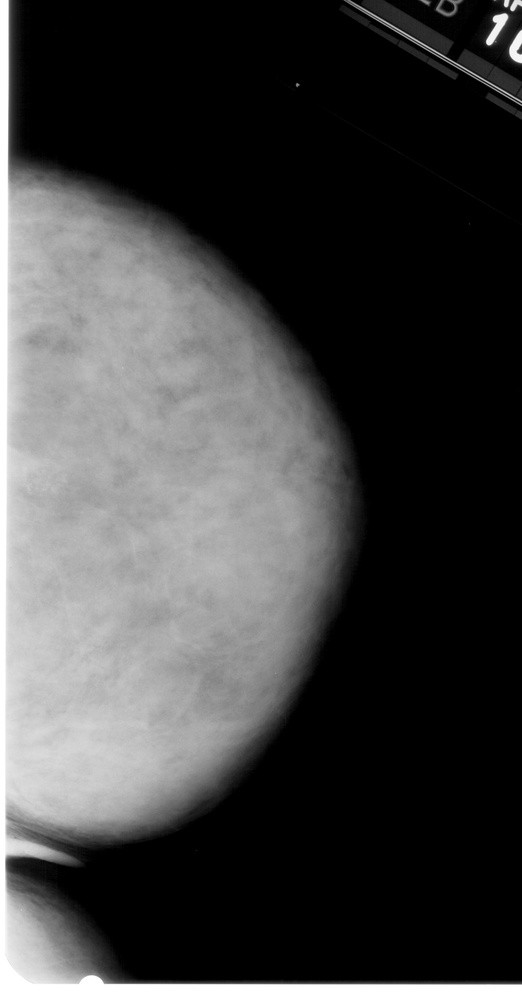
#> input picture projecttopic5part2/dataset/1-014.jpg, 522 x 1000 px, shrunk from 2731 x 5236 before the run; its folder holds only this picture in this run
$ python student2_adaptive_local_thresholding.py   (older library calls are emulated)
#> lines starting #> are read from the running program, lines starting #| are printed output that depends on the picture; after the words box and inside, x2 and y2 are one past the last pixel; in counts of white or black regions, pixels touching at a corner belong together
#> further down, img is the input picture: shape (1000, 522, 3); min 0, max 255, mean 66.7
# Student 2: Ruckshada Khan
# Adaptive Local Thresholding

import cv2
import numpy as np
import matplotlib.pyplot as plt
import os
import csv

# Input and output folders
input_folder = "dataset"
output_folder = os.path.join(os.path.dirname(__file__), "student2_adaptive_local_results")
os.makedirs(output_folder, exist_ok=True)

# Calculate PSNR func.
def compute_psnr(original, processed):
    mse = np.mean((original.astype(np.float32) - processed.astype(np.float32)) ** 2)
    if mse == 0:
        return float('inf')
    PIXEL_MAX = 255.0
    psnr = 20 * np.log10(PIXEL_MAX / np.sqrt(mse))
    return psnr

# Combined preprocessing func.
def pre_processing(img):
    # Median filtering
    filtered = cv2.medianBlur(img, 5)

    # Histogram equalization
    equalized = cv2.equalizeHist(filtered)

    # Sobel edge detection
    grad_x = cv2.Sobel(equalized, cv2.CV_64F, 1, 0, ksize=3)
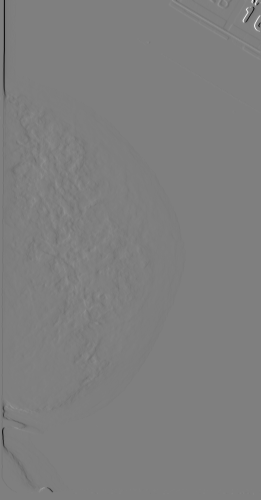
#> grad_x: shape (1000, 522) float64 (shown at 1/2 size); min -824, max 821, mean -3.7; drawn with min black and max white
    grad_y = cv2.Sobel(equalized, cv2.CV_64F, 0, 1, ksize=3)
    grad = cv2.magnitude(grad_x, grad_y)
    edges = cv2.convertScaleAbs(grad)

    return edges

# Optimized adaptive local thresholding
def adaptive_local_threshold(img, k, window_size=15):
#> called with k = 0.5, window_size = 15
    img = img.astype(np.float32)
#> img: shape (1000, 522) float32
    mean = cv2.blur(img, (window_size, window_size))
    local_max = cv2.dilate(img, np.ones((window_size, window_size), np.uint8))
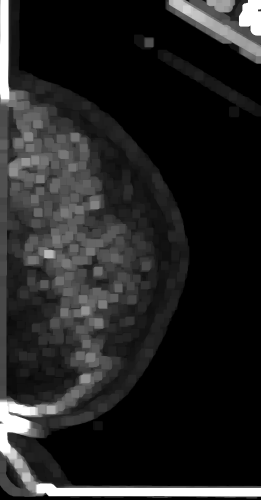
#> local_max: shape (1000, 522) float32 (shown at 1/2 size); min 0, max 255, mean 35.5
    local_min = cv2.erode(img, np.ones((window_size, window_size), np.uint8))
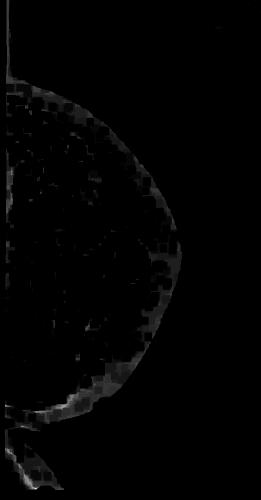
#> local_min: shape (1000, 522) float32 (shown at 1/2 size); min 0, max 34, mean 0.3; drawn with min black and max white
    T = k * (mean + (local_max - local_min) / 255.0)
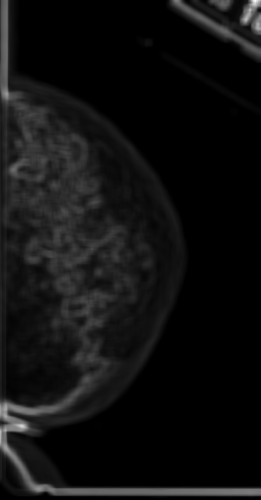
#> T: shape (1000, 522) float32 (shown at 1/2 size); min 0, max 83.19, mean 5.4; drawn with min black and max white
    binary = np.where(img > T, 255, 0).astype(np.uint8)
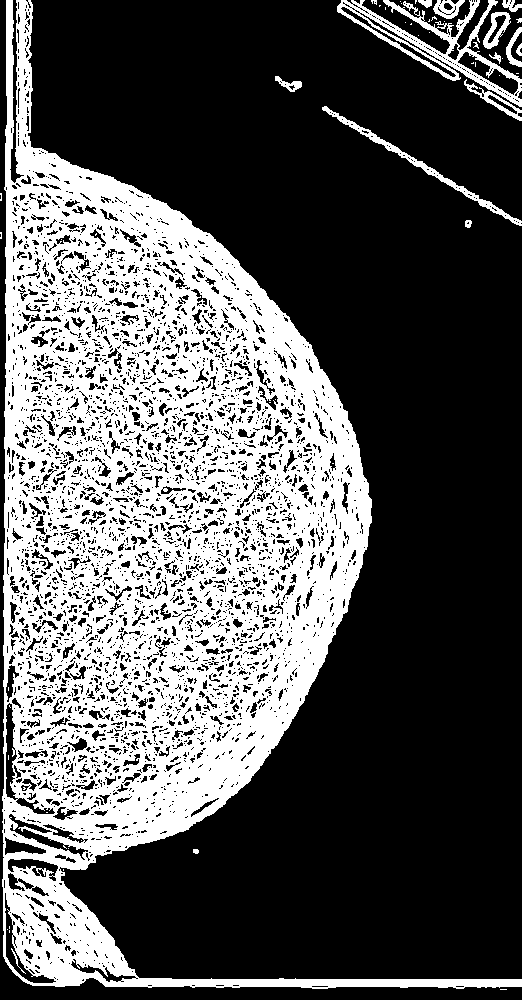
#> binary: shape (1000, 522); 35.1% white; 72 white regions (56 under 20 px), largest, box (x1, y1, x2, y2) and area: (2, 0, 522, 989) 175959, (337, 0, 522, 107) 3990, (322, 106, 522, 226) 1264
    return binary

# Process all JPEG images in dataset
csv_path = os.path.join(output_folder, "student2_psnr_report.csv")
with open(csv_path, mode='w', newline='') as csvfile:
    writer = csv.writer(csvfile)
    writer.writerow(["Image Name", "PSNR (Original vs Preprocessed)", "PSNR (Preprocessed vs Adapative Local Thresholded)", "PSNR (Original vs Adaptive Local Thresholded)"])

for filename in os.listdir(input_folder):
    if filename.lower().endswith(".jpg"):
        img_path = os.path.join(input_folder, filename)
        img = cv2.imread(img_path)
        gray = cv2.cvtColor(img, cv2.COLOR_BGR2GRAY)

        # Apply combined preprocessing
        preprocessed = pre_processing(gray)

        # Adaptive thresholding
        binary = adaptive_local_threshold(preprocessed, k=0.5, window_size=15)

        # Save result
        output_path = os.path.join(output_folder, filename)
        cv2.imwrite(output_path, binary)

        # Compute PSNRs
        psnr_op = compute_psnr(gray, preprocessed)
#> in compute_psnr, `mse = np.mean((original.astype(np.float32) - processed.astype(np.float..`: mse = 9251.8
#> in compute_psnr, `psnr = 20 * np.log10(PIXEL_MAX / np.sqrt(mse))`: psnr = 8.47
#> psnr_op = 8.47
        psnr_pt = compute_psnr(preprocessed, binary)
#> psnr_pt = 5.48
        psnr_ot = compute_psnr(gray, binary)
#> psnr_ot = 8.2

        # Append results to CSV
        with open(csv_path, mode='a', newline='') as csvfile:
            writer = csv.writer(csvfile)
            writer.writerow([filename, f"{psnr_op:.2f}", f"{psnr_pt:.2f}", f"{psnr_ot:.2f}"])

        # Print msg to notify each image processing completion
        print(f"{filename} done")


# TESTING DIFFERENT K-VALUES USING 1ST IMAGE IN DATASET
dataset_files = sorted([f for f in os.listdir(input_folder) if f.lower().endswith(('.jpg', '.jpeg', '.png'))])
if not dataset_files:
    raise FileNotFoundError("No images found in the dataset folder.")

first_img_path = os.path.join(input_folder, dataset_files[0])
first_img = cv2.imread(first_img_path, cv2.IMREAD_GRAYSCALE)

preprocessed_img = pre_processing(first_img)

k_values = [0.1, 0.3, 0.5, 0.7, 0.9]

plt.figure(figsize=(15, 4))
for i, k in enumerate(k_values):
    binary_img = adaptive_local_threshold(preprocessed_img, k)
    psnr_value = compute_psnr(first_img, binary_img)
    print("Image done")
    plt.subplot(1, len(k_values), i+1)
    plt.imshow(binary_img, cmap='gray')
    plt.title(f'k={k}\nPSNR={psnr_value:.2f} dB')
    plt.axis('off')
#> this loop made 5 passes
#> (mse in compute_psnr, psnr in compute_psnr, psnr_value) on passes 1 to 5: (9448.7, 8.38, 8.38), (9541.4, 8.33, 8.33), (9840.8, 8.2, 8.2), (10221.9, 8.04, 8.04), (10598.5, 7.88, 7.88)
#> pass 1, in adaptive_local_threshold (call 2), `binary = np.where(img > T, 255, 0).astype(np.uint8)`:
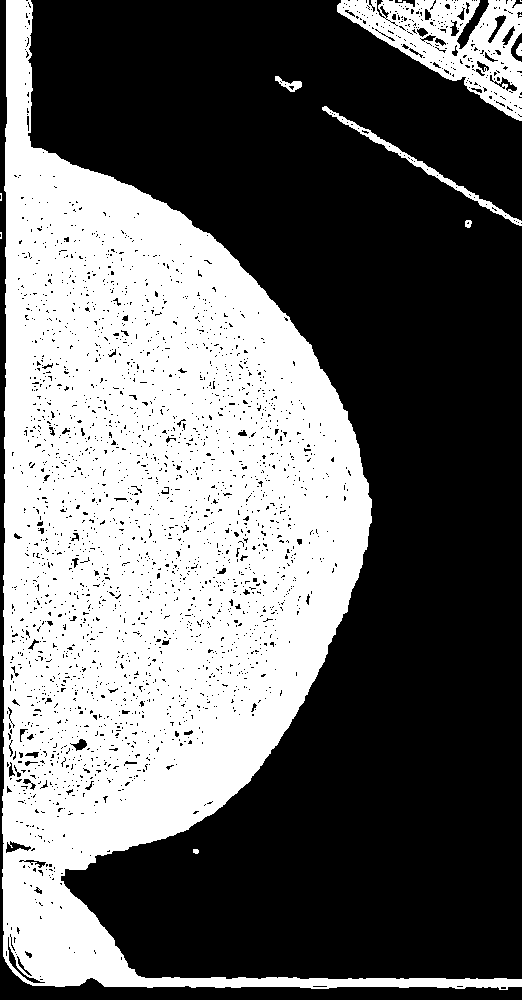
#> binary: shape (1000, 522); 42.1% white; 12 white regions (5 under 20 px), largest, box (x1, y1, x2, y2) and area: (2, 0, 522, 990) 208495, (337, 0, 522, 121) 9876, (322, 106, 522, 226) 1278

plt.tight_layout()
plt.show()
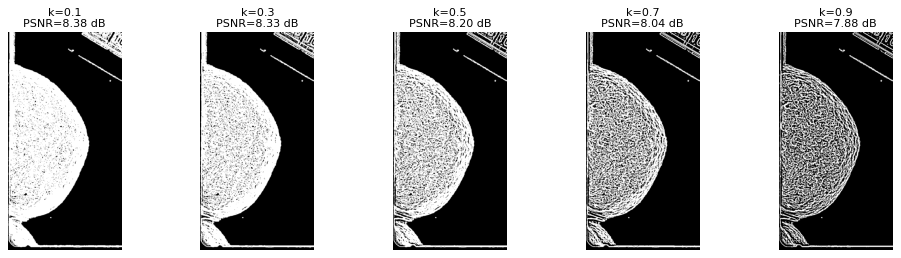
#> figure drawn by matplotlib, 5 panels

print("Processing complete. JPG AND CSV Results saved to 'student2_adaptive_local_results/' folder.")

$ run again, on projecttopic5part2/dataset/1-111.jpg
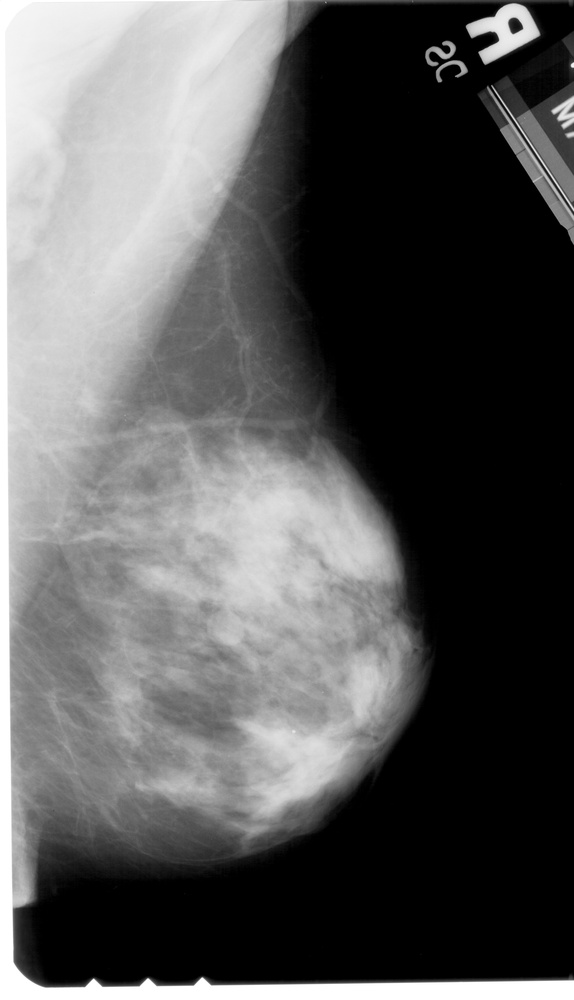
#> input picture projecttopic5part2/dataset/1-111.jpg, 574 x 1000 px, shrunk from 3151 x 5491 before the run
#> img is the input picture: shape (1000, 574, 3); min 0, max 255, mean 91.1
#> img: shape (1000, 574) float32
#> in adaptive_local_threshold, `binary = np.where(img > T, 255, 0).astype(np.uint8)`:
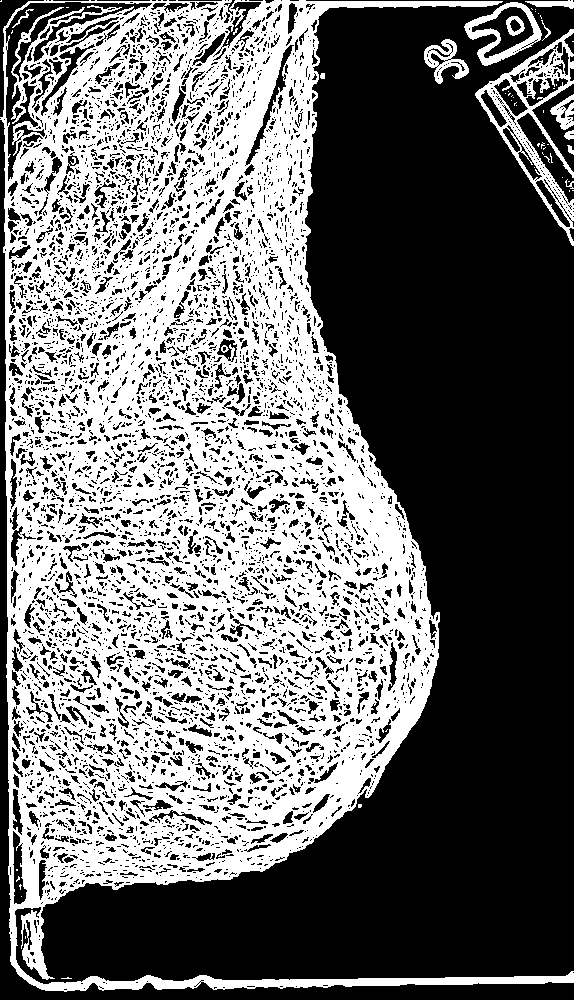
#> binary: shape (1000, 574); 44% white; 114 white regions (99 under 20 px), largest, box (x1, y1, x2, y2) and area: (0, 0, 574, 992) 244516, (475, 29, 574, 246) 4492, (464, 2, 542, 66) 1441
#> mse = 13646.3
#> psnr = 6.78
#> psnr_pt = 4.44
#> psnr_ot = 7.01
#> the loop `for i, k in enumerate(k_values):` made 5 passes
#> (mse in compute_psnr, psnr in compute_psnr, psnr_value) on passes 1 to 5: (12201.2, 7.27, 7.27), (12422, 7.19, 7.19), (12950.1, 7.01, 7.01), (13444.7, 6.85, 6.85), (14085, 6.64, 6.64)
#> pass 2, in adaptive_local_threshold (call 3), `binary = np.where(img > T, 255, 0).astype(np.uint8)`:
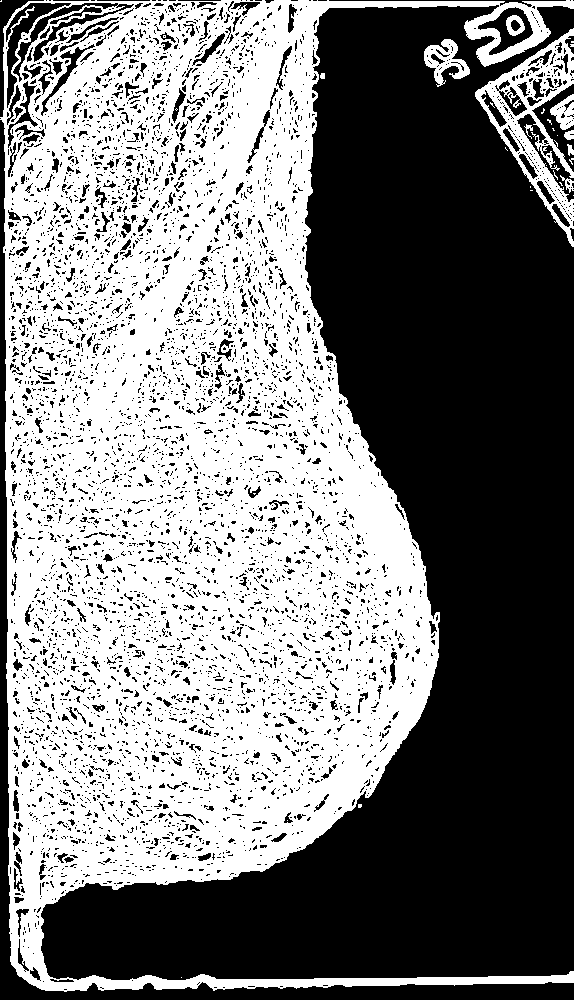
#> binary: shape (1000, 574); 50.3% white; 5377 black regions (4956 under 20 px), largest, box (x1, y1, x2, y2) and area: (41, 5, 574, 980) 225007, (0, 120, 574, 1000) 13774, (13, 3, 134, 82) 1297

$ run again, on projecttopic5part2/dataset/1-126.jpg
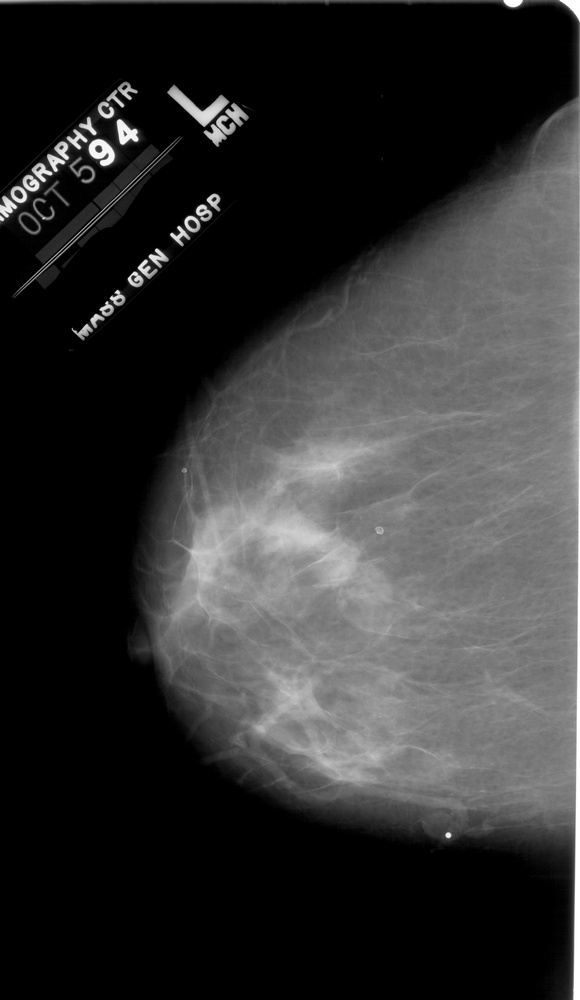
#> input picture projecttopic5part2/dataset/1-126.jpg, 580 x 1000 px, shrunk from 3826 x 6601 before the run
#> img is the input picture: shape (1000, 580, 3); min 0, max 255, mean 50.3
#> img: shape (1000, 580) float32
#> in adaptive_local_threshold, `binary = np.where(img > T, 255, 0).astype(np.uint8)`:
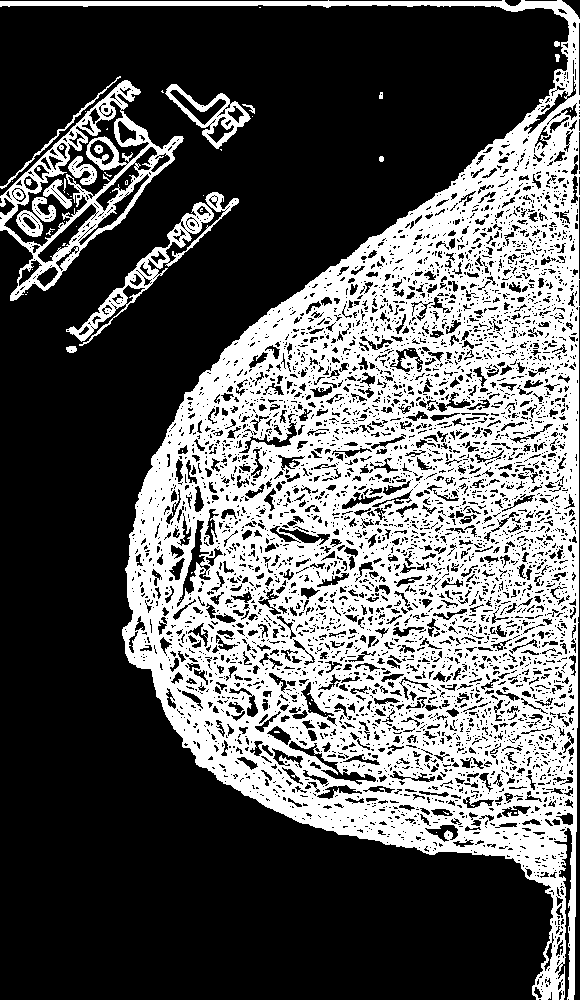
#> binary: shape (1000, 580); 36.9% white; 103 white regions (85 under 20 px), largest, box (x1, y1, x2, y2) and area: (0, 0, 580, 1000) 199312, (0, 80, 184, 301) 7814, (66, 192, 239, 346) 3114
#> mse = 4233.9
#> psnr = 11.86
#> psnr_pt = 5.74
#> psnr_ot = 7.46
#> the loop `for i, k in enumerate(k_values):` made 5 passes
#> (mse in compute_psnr, psnr in compute_psnr, psnr_value) on passes 1 to 5: (13115.2, 6.95, 6.95), (12522.8, 7.15, 7.15), (11659.2, 7.46, 7.46), (10729.9, 7.82, 7.82), (9761.8, 8.24, 8.24)
#> pass 2, in adaptive_local_threshold (call 3), `binary = np.where(img > T, 255, 0).astype(np.uint8)`:
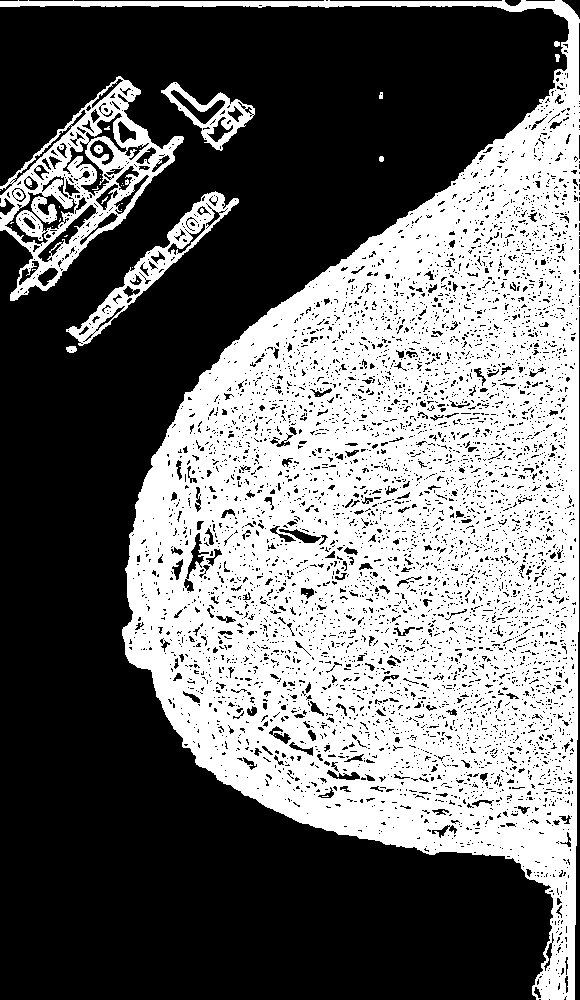
#> binary: shape (1000, 580); 43% white; 42 white regions (32 under 20 px), largest, box (x1, y1, x2, y2) and area: (0, 0, 580, 1000) 231510, (0, 76, 184, 301) 12021, (66, 191, 239, 346) 3911
